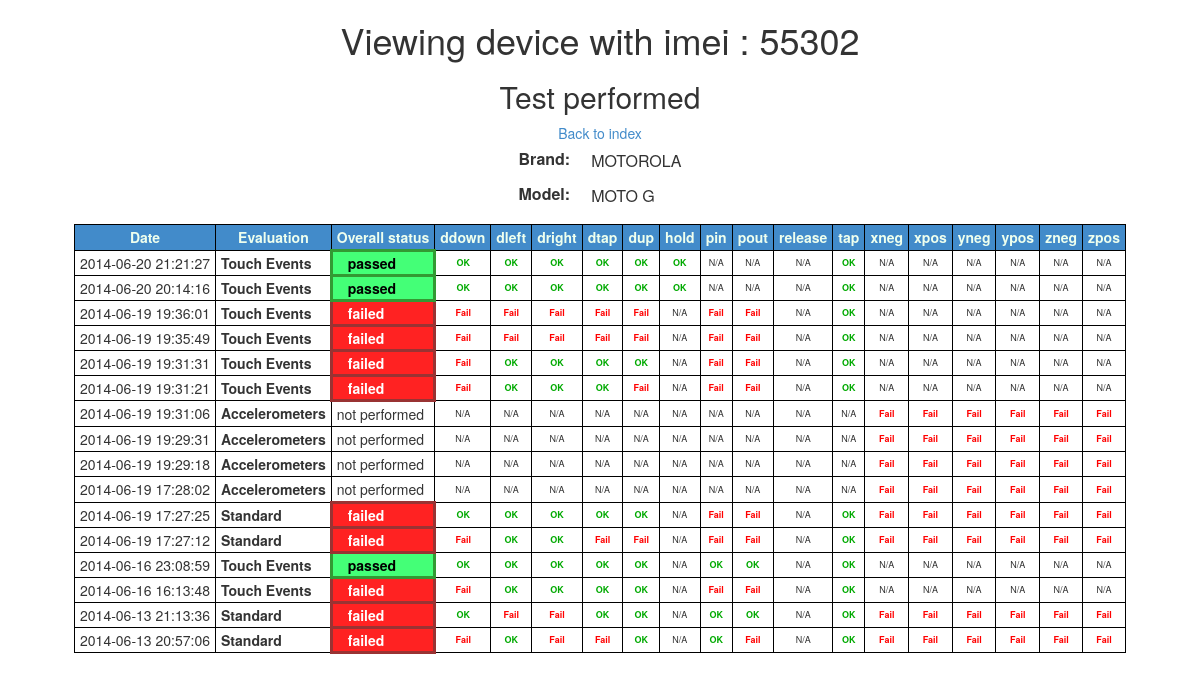
/admin/devices/view.php?imei=55302, run on the app's committed database.
### tables this page shows
CREATE TABLE `devices` (
  `id_device` int(11) NOT NULL AUTO_INCREMENT,
  `name` varchar(45) DEFAULT NULL,
  `imei` varchar(30) DEFAULT NULL,
  `id_model` int(11) DEFAULT NULL,
  `id_brand` int(11) DEFAULT NULL,
  `last_use` timestamp NULL DEFAULT CURRENT_TIMESTAMP,
  PRIMARY KEY (`id_device`),
  UNIQUE KEY `iddevices_UNIQUE` (`id_device`),
  UNIQUE KEY `imei_UNIQUE` (`imei`),
  KEY `fk_devices_1_idx` (`id_brand`),
  KEY `fk_devices_2_idx` (`id_model`),
  CONSTRAINT `fk_devices_1` FOREIGN KEY (`id_brand`) REFERENCES `brands` (`id_brand`) ON DELETE SET NULL ON UPDATE CASCADE,
  CONSTRAINT `fk_devices_2` FOREIGN KEY (`id_model`) REFERENCES `models` (`id_model`) ON DELETE SET NULL ON UPDATE CASCADE
);

CREATE TABLE `brands` (
  `id_brand` int(11) NOT NULL AUTO_INCREMENT,
  `name` varchar(75) DEFAULT NULL,
  `description` varchar(45) DEFAULT NULL,
  PRIMARY KEY (`id_brand`),
  UNIQUE KEY `id_brands_UNIQUE` (`id_brand`)
);

CREATE TABLE `models` (
  `id_model` int(11) NOT NULL AUTO_INCREMENT,
  `name` varchar(45) DEFAULT NULL,
  `model` varchar(45) DEFAULT NULL,
  `id_brand` int(11) DEFAULT NULL,
  PRIMARY KEY (`id_model`),
  UNIQUE KEY `id_models_UNIQUE` (`id_model`),
  KEY `fk_models_1_idx` (`id_brand`),
  CONSTRAINT `fk_models_1` FOREIGN KEY (`id_brand`) REFERENCES `brands` (`id_brand`) ON DELETE CASCADE ON UPDATE CASCADE
);

CREATE TABLE `tests` (
  `id_test` int(11) NOT NULL AUTO_INCREMENT,
  `name` varchar(45) DEFAULT NULL,
  `action` int(11) NOT NULL DEFAULT '26' COMMENT 'contains the different tests that can be performed, i.e. tap, double tap, swipes, pinches and more.',
  `description` varchar(45) DEFAULT NULL,
  `tag` varchar(45) NOT NULL,
  PRIMARY KEY (`id_test`),
  KEY `fk_tests_1_idx` (`action`),
  CONSTRAINT `fk_tests_1` FOREIGN KEY (`action`) REFERENCES `supported_events` (`id_event`) ON DELETE NO ACTION ON UPDATE NO ACTION
);

### admin/requests/getTests.php (the view, shortened to what this page needs)
<?php
include '../../db_info.php';
$link = mysqli_connect($hst, $usrnm, $psswrd, $schm) or die("Error " . mysqli_error($link));
function getTestResult($fecha, $device) {
    global $link;
    $query = "SELECT t.id_test, s.name as status, t.name "
            . "FROM tests t LEFT OUTER JOIN results r ON r.id_test = t.id_test AND r.id_device = " . $device . " AND r.test_date = '" . $fecha . "' LEFT OUTER JOIN status s on r.id_status_test = s.id_status "
            . " ORDER BY t.tag";
    $result = $link->query($query);
    while ($row = mysqli_fetch_array($result)) {
        ?>
        <td class="singleResult <?php echo $row["status"] ?>" >
            <?php if ($row["status"] === "passed") {
                echo "OK";
            } else {
                if ($row['status'] === "failed") {
                    echo "Fail";
                } else {
                    echo "N/A";
                }
            } ?>
        </td>
        <?php
    }
}

### admin/devices/view.php (shortened to what this page needs)
<html>
    <head>
        <?php
        include_once '../../db_info.php';
        include_once '../../template/_head.php';
        include_once "../requests/getTests.php";
        ?>
        <link href="/mobile/admin/css/admin.css" rel="stylesheet" type="text/css" >
    </head>
    <body>
        <div class="container">
            <?php
            $link = mysqli_connect($hst, $usrnm, $psswrd, $schm) or die("Error " . mysqli_error($link));
            $imei = filter_input(INPUT_GET, "imei");
            $device = "SELECT d.*, b.id_brand, b.name as brand_name, m.id_model, m.name as model_name FROM devices d left outer join brands b on d.id_brand = b.id_brand left outer join models m on d.id_model = m.id_model WHERE d.imei = " . $imei . " ORDER BY d.last_use DESC LIMIT 20;" or die("Error " . mysqli_error($link));
            $device_result = $link->query($device);
            $device = mysqli_fetch_array($device_result);
            $tests_query = "SELECT t.* FROM tests t ORDER BY t.tag;";
            $tests = $link->query($tests_query);
            $resultados_result = "SELECT r.test_date, d.imei, e.name, e.description, s.name as status FROM "
                    . "results r, devices d, evaluations e, status s WHERE "
                    . "r.id_device = d.id_device AND "
                    . "r.id_evaluation = e.id_evaluation AND "
                    . "r.id_status_evaluation = s.id_status AND "
                    . "r.id_device = " . $device["id_device"] . " GROUP BY r.test_date ORDER BY r.test_date DESC;";
            $resultados = $link->query($resultados_result);
            ?>
            <center>
                <h1>Viewing device with imei : <?php echo $imei; ?></h1>
                <h2>Test performed</h2>
                <a href="/mobile/admin/" >Back to index</a>
                <br>
                <table class="stylish">
                    <?php if ($device['id_brand'] !== null) { ?>
                        <tr>
                            <td>
                                <label>Brand:</label>
                            </td>
                            <td>
                                <?php echo $device['brand_name'] ?>
                            </td>
                        </tr>
                    <?php } ?>
                    <?php if ($device['id_model'] !== null) { ?>
                        <tr>
                            <td>
                                <label>Model:</label>
                            </td>
                            <td>
                                <?php echo $device['model_name'] ?>
                            </td>
                        </tr>
                    <?php } ?>
                </table>
                <table>
                    <thead>
                        <tr>
                            <th><span class="minify">Date</span></th>
                            <th><span class="minify">Evaluation</span></th>
                            <th><span class="minify">Overall status</span></th>
                            <?php while ($test = mysqli_fetch_array($tests)) { ?>
                            <th><span class="minify vertical"><?php echo $test['tag'] ?></span></th>
                            <?php } ?>
                        </tr>
                    </thead>
                    <tbody>
                        <?php
                        while ($resultado = mysqli_fetch_array($resultados)) {
                            ?>
                            <tr>
                                <td><span class="minify"><?php echo $resultado["test_date"] ?></span></td>
                                <td><span class="evaluation minify"><?php echo $resultado["name"] ?> </span></td>
                                <td class="<?php echo $resultado["status"] ?> minify">
                                    <span>
                                        <?php echo $resultado["status"] ?>
                                    </span>
                                </td>
                                <?php getTestResult($resultado["test_date"], $device["id_device"]); ?>
                            </tr>
                            <?php
                        }
                        ?>
                    </tbody>
                </table>
            </center>
        </div>
    </body>
</html>

### admin/css/admin.css (style rules this page uses)
.passed { background: #4f7; border: 3px solid #393; color: #000; }
.failed { background: #f22; border: 3px solid #933; color: #FFF; }
.passed, .failed { border-radius: 0px; font-weight: bold; padding: 0px 15px; }
.evaluation { font-weight: bold; text-transform: capitalize; }
table { margin-bottom: 10px; border: 1px solid black; border-collapse: collapse; }
td, th, thead tr th, tbody tr td { border: 1px solid black; padding: 2px 5px; }
thead tr th { background-color: #428BCA; color: #efe; text-align: center; }
table.stylish { border: 1px solid black; border-collapse: collapse; }
table.stylish td, table.stylish th { border: 1px solid; border-color: transparent; padding: 3px 10px; }
td.singleResult { font-size: 9px; text-align: center; padding: 0px; }
.singleResult.passed { color: #0A0; }
.singleResult.failed { color: #f00; }
.singleResult.passed, .singleResult.failed { background: transparent; border: 1px solid black; border-radius: 0; margin: 3px; //font: 0.8em normal; padding: 0px 5px; overflow: hidden; word-wrap: break-word; }
.minify { font-size: 14px; }

### data on the page
devices: id_brand.name "MOTOROLA", id_model.name "MOTO G"
tests: tag "ddown", shows "OK", shows "Fail"
tests: tag "dleft", shows "OK", shows "Fail"
tests: tag "dright", shows "OK", shows "Fail"
tests: tag "dtap", shows "OK", shows "Fail"
tests: tag "dup", shows "OK", shows "Fail"
tests: tag "hold", shows "OK", shows "N/A"
tests: tag "pin", shows "N/A", shows "OK"
tests: tag "pout", shows "N/A", shows "OK"
tests: tag "release", shows "N/A"
tests: tag "tap", shows "OK", shows "N/A"
tests: tag "xneg", shows "N/A"
tests: tag "xpos", shows "N/A"
tests: tag "yneg", shows "N/A"
tests: tag "ypos", shows "N/A"
tests: tag "zneg", shows "N/A"
tests: tag "zpos", shows "N/A"

### other printed values
$imei "55302"
$resultado["test_date"] "2014-06-20 21:21:27"
$resultado["name"] "Touch Events"
$resultado["status"] "passed"
$resultado["test_date"] "2014-06-20 20:14:16"
$resultado["test_date"] "2014-06-19 19:36:01"
$resultado["status"] "failed"
$resultado["test_date"] "2014-06-19 19:35:49"
$resultado["test_date"] "2014-06-19 19:31:31"
$resultado["test_date"] "2014-06-19 19:31:21"
$resultado["test_date"] "2014-06-19 19:31:06"
$resultado["name"] "Accelerometers"
$resultado["status"] "not performed"
$resultado["test_date"] "2014-06-19 19:29:31"
$resultado["test_date"] "2014-06-19 19:29:18"
